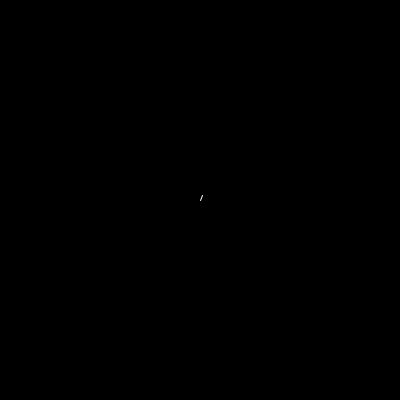
Frame 1 (no input)
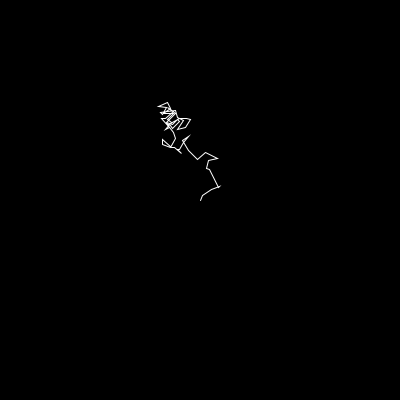
Frame 60 (the mouse pressed at the canvas centre just before this capture)
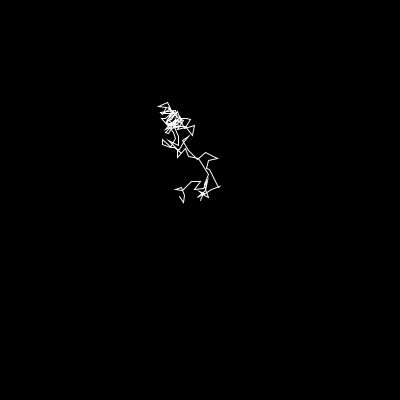
Frame 120 (the mouse held since frame 60 and released just before this capture)

The Processing sketch that drew these frames (run headless with seeded random() and noise(); from frame 60 on, the mouse is pressed at the canvas centre):

// Processing sketch: random_walk
// ── random_walk.pde
// The Nature of Code
// Daniel Shiffman
// http://natureofcode.com

Walker w;

void setup() {
  size(400, 400);
 //<>//
  // Create a walker object
  w = new Walker();
}

void draw() {
  background(0);

  // Run the walker object
  w.walk();
  w.render();
}

class Walker {
  float x, y, px, py;
  ArrayList<PVector>steps = new ArrayList<PVector>();

  Walker() {
    steps.add(new PVector(width/2, height/2));
  }

  void render() {
    stroke(255);
    noFill();
    beginShape();
    for (PVector step : steps) {
      vertex(step.x, step.y);
    }
    endShape();
  }

  void walk() {
    int offset = 10;
    PVector newStep = new PVector(random(-offset, offset), random(-offset, offset));
    newStep.add(steps.get(steps.size()-1));
    constrain(newStep.x, 0, width-1);
    constrain(newStep.y, 0, height-1);
    println("NEW STEP", newStep);
    steps.add(newStep);
  }
}
